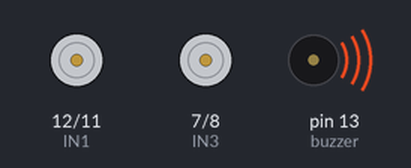
A sketch run on a simulated Arduino Uno, built with avr-gcc and run on an emulated ATmega328P. On the bench: motor-driver pin pairs drawn as motors (green arrow = first pin HIGH = forward, orange = second pin HIGH = backward, longer = more drive, scaled by the enable pin), buzzer (waves = sounding).

Above: at 11.5 s.
At 28.7 s:
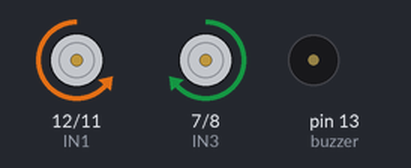
At 48.7 s:
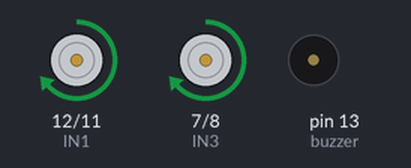
At 85.9 s:
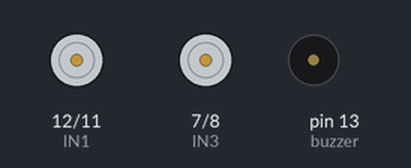
Timing chart, 0 to 87.4 s (numbered marks = the images above):
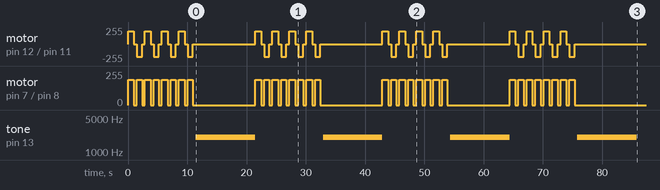

The sketch:

Square_then_scream.ino
```cpp
#define ENA 9
#define IN1 12
#define IN2 11
#define ENB 6
#define IN3 7
#define IN4 8

#define SPEED 190
const int buzzer = 13;

void moveForward(){
  digitalWrite(IN1, HIGH);
  digitalWrite(IN2, LOW);
  digitalWrite(IN3, HIGH);
  digitalWrite(IN4, LOW);
  delay(1000);
}

void turnRight(){
  digitalWrite(IN1, LOW);
  digitalWrite(IN2, HIGH);
  digitalWrite(IN3, HIGH);
  digitalWrite(IN4, LOW);
  delay(865);
}

void moveStop(){
  digitalWrite(IN1, LOW);
  digitalWrite(IN2, LOW);
  digitalWrite(IN3, LOW);
  digitalWrite(IN4, LOW);
  delay(500);
}

void MakeASquare(){
  for (int i = 0; i < 4; i++) {
    moveForward();
    moveStop();
    turnRight();
    moveStop();
  }
}

void setup() {
  pinMode(ENA, OUTPUT);
  pinMode(IN1, OUTPUT);
  pinMode(IN2, OUTPUT);
  pinMode(ENB, OUTPUT);
  pinMode(IN3, OUTPUT);
  pinMode(IN4, OUTPUT);

  analogWrite(ENA, SPEED);
  analogWrite(ENB, SPEED);

  pinMode(buzzer, OUTPUT);
  for (int i = 0; i < 4; i++) {
    MakeASquare();
    tone(buzzer, 2000);
    delay(10000);
    noTone(buzzer);
  }
}
void loop(){

}
```
